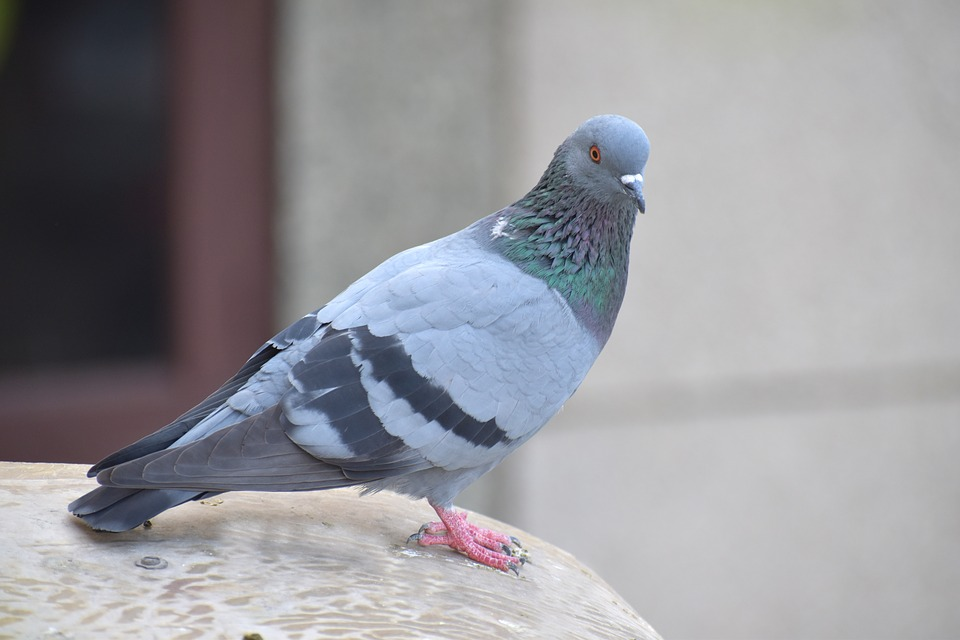
#> input picture pigeon-tracker/pigeon.jpg, 960 x 640 px
$ python show_image.py
#> lines starting #> are read from the running program, lines starting #| are printed output that depends on the picture
import cv2

image = cv2.imread("pigeon.jpg")
#> image is the input picture: shape (640, 960, 3); mean B, G, R 153.8, 149, 149.1

y = 100
x = 50

roi = image[y: y + 50, x: x + 50]
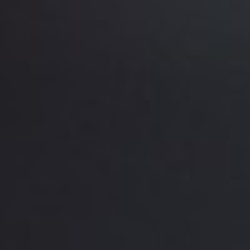
#> roi: shape (50, 50, 3) (shown 5 times larger); mean B, G, R 43.1, 37.7, 37.8

cv2.imshow("Image", image)
cv2.imshow("ROI", roi)

roi[:, :] = (0, 255, 0)
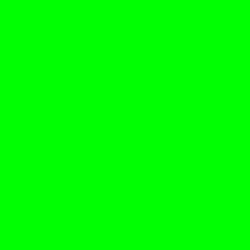
#> roi: shape (50, 50, 3) (shown 5 times larger); mean B, G, R 0, 255, 0

cv2.imshow("Modified", image)
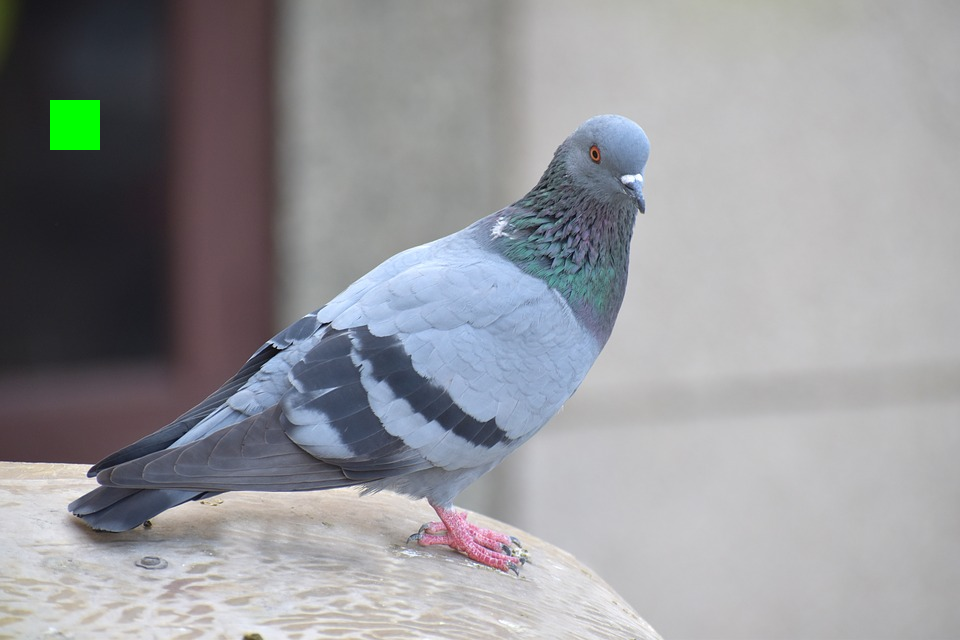
#> window 'Modified': shape (640, 960, 3); mean B, G, R 153.6, 149.8, 149

cv2.waitKey(0)
